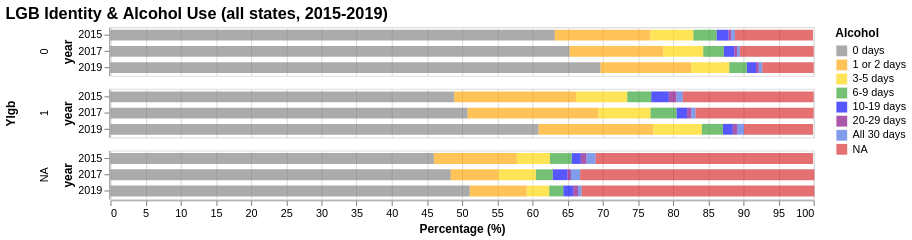

Express this chart as Vega-Lite.
### Vega-Lite specification from a JSON file in a GitHub repository (floating-point values rounded to 4 significant figures)
{"config": {"view": {"continuousWidth": 400, "continuousHeight": 300}, "range": {"category": ["gray", "orange", "gold", "#2ca02c", "blue", "purple", "royalblue", "#d62728"]}, "title": {"fontSize": 15}}, "data": {"name": "data-d19be3dbe6dd5c6cfdcea25f67d981f9"}, "mark": {"type": "bar", "opacity": 0.66, "size": 10}, "encoding": {"color": {"field": "Alcohol", "sort": {"field": "order", "order": "ascending"}, "type": "nominal"}, "order": {"field": "order", "type": "nominal"}, "row": {"field": "Ylgb", "spacing": 10, "type": "nominal"}, "tooltip": [{"field": "state", "title": "State", "type": "nominal"}, {"field": "year", "title": "Year", "type": "ordinal"}, {"field": "Alcohol", "title": "Alcohol", "type": "nominal"}, {"field": "percent", "title": "Percent (%)", "type": "quantitative"}], "x": {"aggregate": "sum", "axis": {"title": "Percentage (%)"}, "field": "percent", "scale": {"domainMax": 100}, "type": "quantitative"}, "y": {"field": "year", "type": "ordinal"}}, "height": 45, "selection": {"selector026": {"type": "interval", "bind": "scales", "encodings": ["x", "y"]}}, "title": "LGB Identity & Alcohol Use (all states, 2015-2019)", "transform": [{"calculate": "{'0 days':0, '1 or 2 days':1, '3-5 days':2, '6-9 days':3, '10-19 days':4, '20-29 days':5, 'All 30 days':6, 'NA':7}[datum.Alcohol]", "as": "order"}], "width": 650, "$schema": "https://vega.github.io/schema/vega-lite/v4.17.0.json", "datasets": {"data-d19be3dbe6dd5c6cfdcea25f67d981f9": [{"year": 2015, "Ylgb": "0", "Alcohol": "0 days", "percent": 63.2}, {"year": 2015, "Ylgb": "0", "Alcohol": "1 or 2 days", "percent": 13.6}, {"year": 2015, "Ylgb": "0", "Alcohol": "10-19 days", "percent": 1.7}, {"year": 2015, "Ylgb": "0", "Alcohol": "20-29 days", "percent": 0.4}, {"year": 2015, "Ylgb": "0", "Alcohol": "3-5 days", "percent": 6.1}, {"year": 2015, "Ylgb": "0", "Alcohol": "6-9 days", "percent": 3.3}, {"year": 2015, "Ylgb": "0", "Alcohol": "All 30 days", "percent": 0.5}, {"year": 2015, "Ylgb": "0", "Alcohol": "NA", "percent": 11.1}, {"year": 2015, "Ylgb": "1", "Alcohol": "0 days", "percent": 48.9}, {"year": 2015, "Ylgb": "1", "Alcohol": "1 or 2 days", "percent": 17.3}, {"year": 2015, "Ylgb": "1", "Alcohol": "10-19 days", "percent": 2.5}, {"year": 2015, "Ylgb": "1", "Alcohol": "20-29 days", "percent": 1.1}, {"year": 2015, "Ylgb": "1", "Alcohol": "3-5 days", "percent": 7.3}, {"year": 2015, "Ylgb": "1", "Alcohol": "6-9 days", "percent": 3.4}, {"year": 2015, "Ylgb": "1", "Alcohol": "All 30 days", "percent": 0.9}, {"year": 2015, "Ylgb": "1", "Alcohol": "NA", "percent": 18.6}, {"year": 2015, "Ylgb": "NA", "Alcohol": "0 days", "percent": 46.0}, {"year": 2015, "Ylgb": "NA", "Alcohol": "1 or 2 days", "percent": 11.8}, {"year": 2015, "Ylgb": "NA", "Alcohol": "10-19 days", "percent": 1.3}, {"year": 2015, "Ylgb": "NA", "Alcohol": "20-29 days", "percent": 0.8}, {"year": 2015, "Ylgb": "NA", "Alcohol": "3-5 days", "percent": 4.7}, {"year": 2015, "Ylgb": "NA", "Alcohol": "6-9 days", "percent": 3.1}, {"year": 2015, "Ylgb": "NA", "Alcohol": "All 30 days", "percent": 1.3}, {"year": 2015, "Ylgb": "NA", "Alcohol": "NA", "percent": 30.9}, {"year": 2017, "Ylgb": "0", "Alcohol": "0 days", "percent": 65.3}, {"year": 2017, "Ylgb": "0", "Alcohol": "1 or 2 days", "percent": 13.3}, {"year": 2017, "Ylgb": "0", "Alcohol": "10-19 days", "percent": 1.5}, {"year": 2017, "Ylgb": "0", "Alcohol": "20-29 days", "percent": 0.4}, {"year": 2017, "Ylgb": "0", "Alcohol": "3-5 days", "percent": 5.7}, {"year": 2017, "Ylgb": "0", "Alcohol": "6-9 days", "percent": 2.9}, {"year": 2017, "Ylgb": "0", "Alcohol": "All 30 days", "percent": 0.4}, {"year": 2017, "Ylgb": "0", "Alcohol": "NA", "percent": 10.5}, {"year": 2017, "Ylgb": "1", "Alcohol": "0 days", "percent": 50.8}, {"year": 2017, "Ylgb": "1", "Alcohol": "1 or 2 days", "percent": 18.6}, {"year": 2017, "Ylgb": "1", "Alcohol": "10-19 days", "percent": 1.5}, {"year": 2017, "Ylgb": "1", "Alcohol": "20-29 days", "percent": 0.6}, {"year": 2017, "Ylgb": "1", "Alcohol": "3-5 days", "percent": 7.4}, {"year": 2017, "Ylgb": "1", "Alcohol": "6-9 days", "percent": 3.7}, {"year": 2017, "Ylgb": "1", "Alcohol": "All 30 days", "percent": 0.6}, {"year": 2017, "Ylgb": "1", "Alcohol": "NA", "percent": 16.8}, {"year": 2017, "Ylgb": "NA", "Alcohol": "0 days", "percent": 48.4}, {"year": 2017, "Ylgb": "NA", "Alcohol": "1 or 2 days", "percent": 6.8}, {"year": 2017, "Ylgb": "NA", "Alcohol": "10-19 days", "percent": 2.1}, {"year": 2017, "Ylgb": "NA", "Alcohol": "20-29 days", "percent": 0.5}, {"year": 2017, "Ylgb": "NA", "Alcohol": "3-5 days", "percent": 5.3}, {"year": 2017, "Ylgb": "NA", "Alcohol": "6-9 days", "percent": 2.4}, {"year": 2017, "Ylgb": "NA", "Alcohol": "All 30 days", "percent": 1.3}, {"year": 2017, "Ylgb": "NA", "Alcohol": "NA", "percent": 33.3}, {"year": 2019, "Ylgb": "0", "Alcohol": "0 days", "percent": 69.7}, {"year": 2019, "Ylgb": "0", "Alcohol": "1 or 2 days", "percent": 12.9}, {"year": 2019, "Ylgb": "0", "Alcohol": "10-19 days", "percent": 1.3}, {"year": 2019, "Ylgb": "0", "Alcohol": "20-29 days", "percent": 0.4}, {"year": 2019, "Ylgb": "0", "Alcohol": "3-5 days", "percent": 5.4}, {"year": 2019, "Ylgb": "0", "Alcohol": "6-9 days", "percent": 2.5}, {"year": 2019, "Ylgb": "0", "Alcohol": "All 30 days", "percent": 0.5}, {"year": 2019, "Ylgb": "0", "Alcohol": "NA", "percent": 7.3}, {"year": 2019, "Ylgb": "1", "Alcohol": "0 days", "percent": 60.9}, {"year": 2019, "Ylgb": "1", "Alcohol": "1 or 2 days", "percent": 16.3}, {"year": 2019, "Ylgb": "1", "Alcohol": "10-19 days", "percent": 1.4}, {"year": 2019, "Ylgb": "1", "Alcohol": "20-29 days", "percent": 0.6}, {"year": 2019, "Ylgb": "1", "Alcohol": "3-5 days", "percent": 6.9}, {"year": 2019, "Ylgb": "1", "Alcohol": "6-9 days", "percent": 3.0}, {"year": 2019, "Ylgb": "1", "Alcohol": "All 30 days", "percent": 1.0}, {"year": 2019, "Ylgb": "1", "Alcohol": "NA", "percent": 9.8}, {"year": 2019, "Ylgb": "NA", "Alcohol": "0 days", "percent": 51.1}, {"year": 2019, "Ylgb": "NA", "Alcohol": "1 or 2 days", "percent": 8.1}, {"year": 2019, "Ylgb": "NA", "Alcohol": "10-19 days", "percent": 1.4}, {"year": 2019, "Ylgb": "NA", "Alcohol": "20-29 days", "percent": 0.7}, {"year": 2019, "Ylgb": "NA", "Alcohol": "3-5 days", "percent": 3.2}, {"year": 2019, "Ylgb": "NA", "Alcohol": "6-9 days", "percent": 2.0}, {"year": 2019, "Ylgb": "NA", "Alcohol": "All 30 days", "percent": 0.5}, {"year": 2019, "Ylgb": "NA", "Alcohol": "NA", "percent": 33.1}]}}
